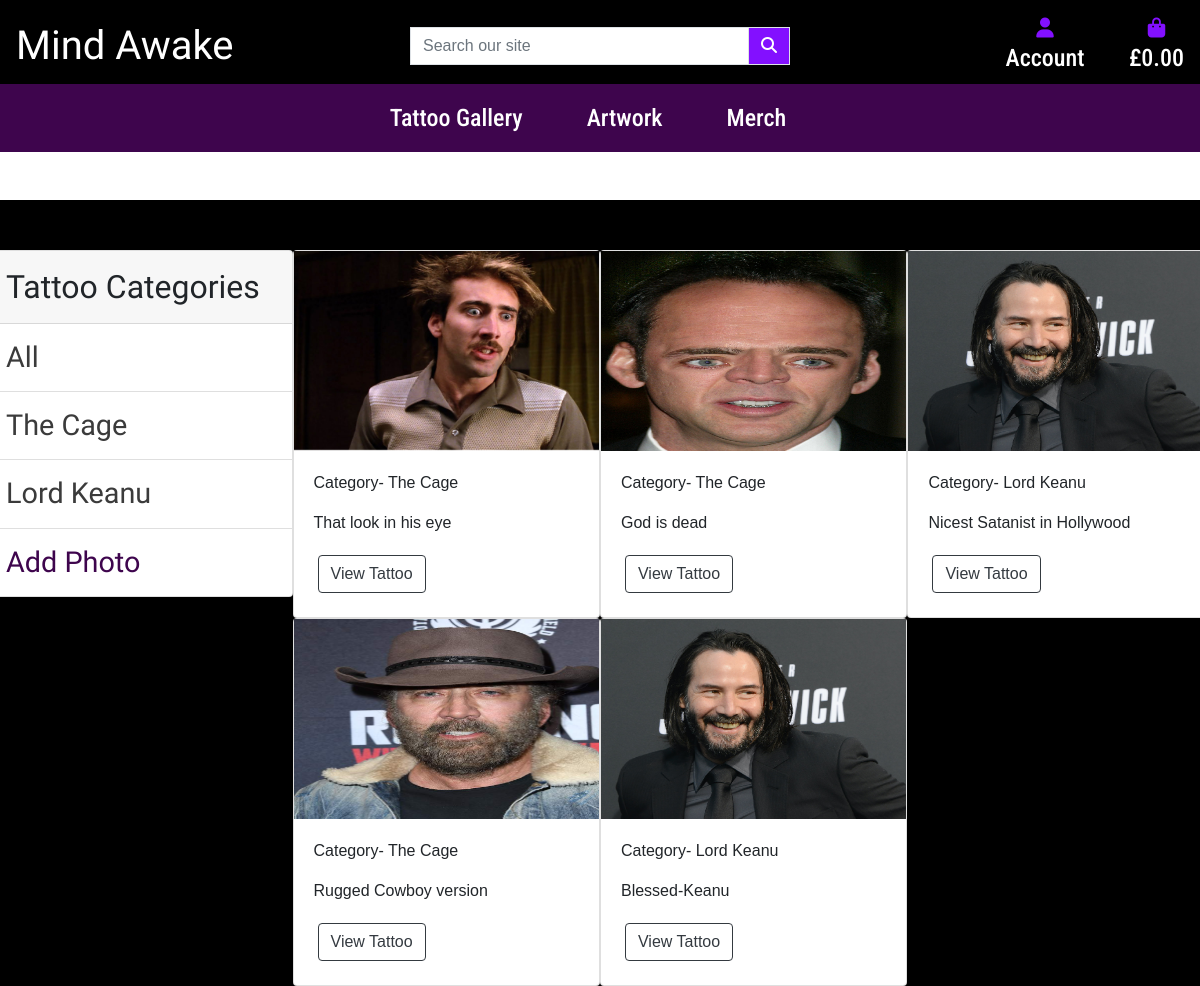
The app's page /gallery/ (signed in) with its own data.
### gallery/models.py (models this page shows, shortened)
class Category(models.Model):
    name = models.CharField(max_length=100, null=False, blank=False)
    def __str__(self):
        return self.name

class Tattoo(models.Model):
    category = models.ForeignKey(
        Category, on_delete=models.SET_NULL, null=True, blank=True)
    image = models.ImageField(null=False, blank=False)
    description = models.TextField()

### gallery/views.py (the view)
# urls.py: path('', views.gallery, name='gallery'),
def gallery(request):
    category = request.GET.get('category')
    if category is None:
        tattoos = Tattoo.objects.all()
    else:
        tattoos = Tattoo.objects.filter(category__name__contains=category)
    categories = Category.objects.all()
    context = {'categories': categories, 'tattoos': tattoos}
    return render(request, 'gallery/gallery.html', context)

### gallery/templates/gallery/gallery.html (shortened to what this page needs)
{% extends "base.html" %}
{% load static %}
{% block content %}
<div class="header-container no-margins no-padding header-pushdown black-bg">
  <div class="row no-margins no-padding">
    <div class="col-md-3 no-padding">
      <div class="card category-nav">
        <div class="card-header category-nav-header">
          Tattoo Categories
        </div>
        <ul class="list-group list-group-flush">
          <li class="list-group-item">
            <a class="category-nav-text" href="{% url 'gallery' %}">All</a>
          </li>
          {% for category in categories %}
          <li class="list-group-item">
            <a class="category-nav-text" href="{% url 'gallery' %}?category={{category.name}}">
              {{category.name}}</a>
          </li>
          {% endfor %}
          <li class="list-group-item"><a class="add-photo-nav-text" href="{% url 'addTattoo' %}">Add Photo</a></li>
        </ul>
      </div>
    </div>
    <div class="col-md-9">
      <div class="row">
        {% for tattoo in tattoos %}
        <div class="col-md-4 no-padding">
          <div class="card">
            <img class="image-thumbnail" src="{{tattoo.image.url}}" alt="Card image cap">
            <div class="card-body">
              <p>Category- {{tattoo.category}}</p>
              <p> {{tattoo.description}}</p>
              <a class="btn btn-outline-dark m-1" href="{% url 'tattoo' tattoo.id %}">View Tattoo</a>
            </div>
          </div>
        </div>
        {% empty %}
        <h3>No Photos</h3>
        {% endfor %}
      </div>
    </div>
  </div>
</div>
{% endblock %}

### static/css/base.css (style rules this page uses)
.category-nav-header { font-family: 'League Gothic', sans-serif; font-size: 2em; }
.category-nav-text { font-family: 'League Gothic', sans-serif; font-size: 1.8em; color: #3b3b3b; text-decoration: none; }
.add-photo-nav-text { font-family: 'League Gothic', sans-serif; font-size: 1.8em; color: #3e054d; text-decoration: none; }
.image-thumbnail { height: 200px; }
.black-bg { background-color: #000000; }
.no-padding { padding: 0px; }
body { background: url('/media/background.png') no-repeat center center fixed; background-size: cover; font-family: 'Antonio', sans-serif; font-weight: 500; width: 100%; }
.header-pushdown { margin-top: 200px; }
@media (min-width: 992px) { .header-container { padding-top: 50px; max-width: 100%; } }

### records on screen
Category: name "The Cage"
Category: name "Lord Keanu"
Tattoo: image (picture), category "The Cage", description "That look in his eye"
Tattoo: image (picture), category "The Cage", description "God is dead"
Tattoo: image (picture), category "Lord Keanu", description "Nicest Satanist in Hollywood"
Tattoo: image (picture), category "The Cage", description "Rugged Cowboy version"
Tattoo: image (picture), category "Lord Keanu", description "Blessed-Keanu"
